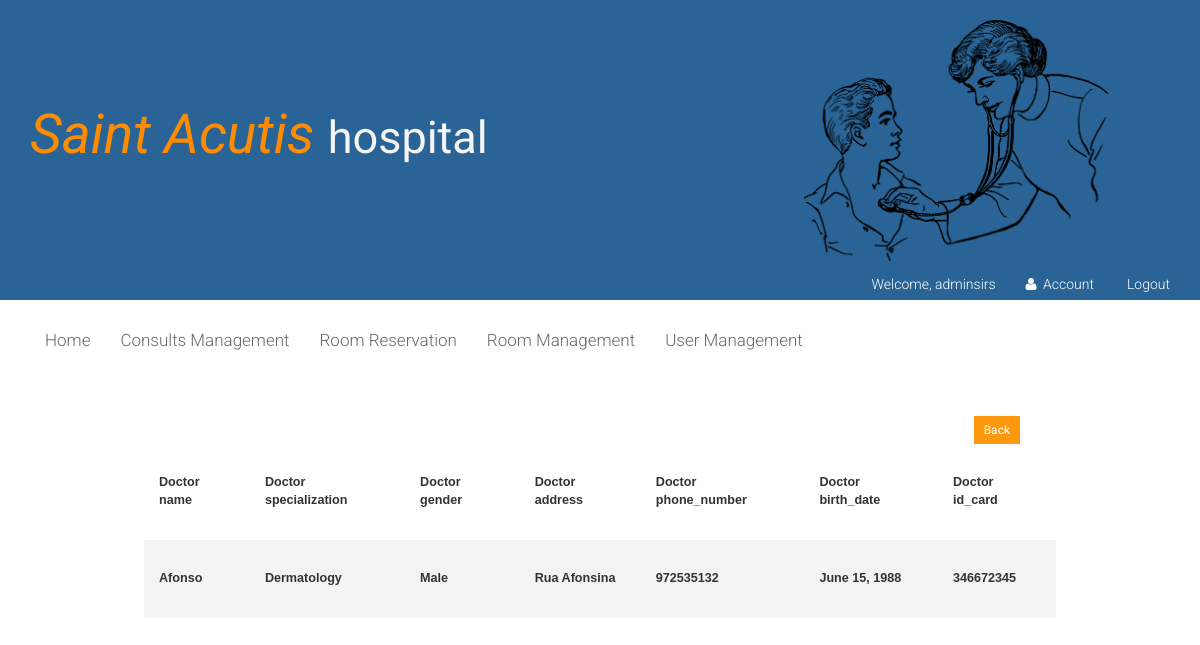
Page /doctor-info/1/ (signed in) on the committed database.
### SAH/models.py (models this page shows, shortened)
class Doctor(models.Model):
    user = models.OneToOneField(User, on_delete=models.CASCADE)
    specialization = models.ForeignKey(Specialization, on_delete=models.CASCADE)
    gender = models.CharField(max_length=150, choices=(('Female','Female'), ('Male','Male'),('Other','Other')))
    name = models.CharField(max_length=200)
    address = models.CharField(max_length=400)
    phone_number = models.IntegerField( blank=True, null=True)
    birth_date = models.DateField( blank=True, null=True)
    id_card = models.IntegerField( blank=True, null=True)

class Specialization(models.Model):
    name = models.CharField(max_length=150, choices=(('Orthopedy','Orthopedy'), ('Cardiology','Cardiology'),('Dermatology','Dermatology')))
    description = models.CharField(max_length=400)
    def __str__(self):
        return self.name

### SAH/views.py (the view)
# urls.py: path('doctor-info/<str:id>/', views.doctor_info, name='doctor-info'),
def doctor_info(request, id):
    if request.user.is_authenticated and request.user.is_superuser:
        doctor = Doctor.objects.get(id=id)
        return render(request, "doctor-info.html", {"doctor": doctor})
    return redirect('login')

### SAH/templates/doctor-info.html (shortened to what this page needs)
{% extends "layout.html" %}
{% block content %}
	<section style="width: 100%; height:auto">
        <p>
            <a class="btn btn-sm btn-primary" style="
             float:right;margin-right:180px"  href="{% url 'consults-management' %}" > Back </a>
         </p>
        <div >
                <div   >
                <table class="styled-table">
                <tr>
                    <th>Doctor name</th>
                    <th>Doctor specialization</th>
                    <th>Doctor gender</th>
                    <th>Doctor address</th>
                    <th>Doctor phone_number</th>
                    <th>Doctor birth_date</th>
                    <th>Doctor id_card</th>
                </tr>
                    <tr>
                        <th>{{ doctor.name }}</th>
                        <th>{{ doctor.specialization }}</th>
                        <th>{{ doctor.gender }}</th>
                        <th>{{ doctor.address }}</th>
                        <th>{{ doctor.phone_number }}</th>
                        <th>{{ doctor.birth_date }}</th>
                        <th>{{ doctor.id_card }}</th>
                    </tr>
                </table>
        </div>
    </div>
	</section>
{% endblock %}

### SAH/templates/layout.html (shortened to what this page needs)
<!DOCTYPE html>
<html lang="en">
<head>
    {% load static %}
    <link href="{% static 'css/bootstrap.min.css' %}" rel="stylesheet">
    <link  href="{% static "css/font-awesome.min.css" %}"  rel="stylesheet">
    <link href="{% static "css/prettyPhoto.css" %}"  rel="stylesheet">
    <link href="{% static "css/price-range.css" %}" rel="stylesheet">
    <link href="{% static "css/animate.css" %}" rel="stylesheet">
    <link href="{% static "css/main.css" %}" rel="stylesheet">
    <link href="{% static "css/responsive.css" %}" rel="stylesheet">
</head>
<body >
	<header >
		<div style="height: 300px; background-color: #2a6496;" >
            <img src="../static/images/img-1.png" style=" background-repeat: no-repeat; position: absolute; height: 250px; width: auto; filter: brightness(10) invert(1); margin-top:20px; margin-left: 67%;" >
            <div class="container">
				<div class="row">
					<div class="col-md-8 clearfix">
						<div class="logo pull-left"  style="margin-top: 95px">
                            <a href="{% url "home" %}" > <span style="color: darkorange; font-size: 55px; font-style: italic"   >Saint Acutis </span></a><span style="color: whitesmoke; font-size: 45px;"   >hospital</span></a>
						</div>
					</div>
					<div class="col-md-12 clearfix" style="margin-top: 90px;">
						<div class="shop-menu clearfix pull-right">
							<ul style="float:right" class="nav navbar-nav" >
                                {% if user.is_authenticated %}
								    <li><a style="background-color: #2a6496; color: white"  href="" > Welcome, {{ user.get_username }}</a></li>
                                    <li><a style="background-color: #2a6496; color: white" href="{% url 'account' %}"><i class="fa fa-user"></i> Account</a></li>
                                    <li ><a style="background-color: #2a6496; color:white"  href="{% url "logout" %}">Logout </a></li>
                                {% else %}
								    <li><a style="background-color: #2a6496; color:white" href="{% url 'login' %}" ><i class="fa fa-sign-in" aria-hidden="true"></i>Login</a></li>
                                {%  endif %}
							</ul>
						</div>
					</div>
				</div>
			</div>
		</div>
            <div class="header-bottom">
                <div class="container " >
                    <div class="row">
                        <div class="col-sm-12">
                            <div class="mainmenu  col-sm-12  pull-left" >
                                <ul style="float:left" class="nav navbar-nav collapse navbar-collapse">
                                    {% if user.is_authenticated and user.is_superuser %}
                                    <li><a href="{% url "home" %}" >Home</a></li>
                                    <li><a href="{% url "consults-management" %}" >Consults Management</a></li>
                                    <li><a href="{% url "room-consult-management" %}" >Room Reservation</a></li>
                                    <li><a href="{% url "rooms-management" %}" >Room Management</a></li>
                                    <li><a href="{% url "users-management" %}" >User Management</a></li>
                                    {%  elif user.is_authenticated %}
                                    <li><a href="{% url "home" %}" >Home</a></li>
                                    <li><a href="{% url "consults" %}" >Consults</a></li>
                                    {%  else %}
                                    <li><a href="{% url "home" %}" >Home</a></li>
                                    <li><a href="{% url "consults" %}" >Consults</a></li>
                                    {%  endif %}
                                </ul>
                            </div>
                        </div>
                    </div>
                    </div>
                </div>
	</header>
            {% block content %}
            {% endblock %}
</body>
</html>

### SAH/static/css/main.css (style rules this page uses)
body { font-family: 'Roboto', sans-serif; position: relative; font-weight: 400px; }
ul li { list-style: none; }
a { -webkit-transition: 300ms; transition: 300ms; }
.shop-menu ul li { display: inline-block; padding-left: 15px; padding-right: 15px; }
.shop-menu ul li:last-child { padding-right: 0; }
.shop-menu ul li a { background: #FFFFFF; color: #696763; font-family: 'Roboto', sans-serif; font-size: 14px; font-weight: 300; padding: 0; padding-right: 0; margin-top: 10px; }
.shop-menu ul li a i { margin-right: 3px; }
.header-bottom { padding-bottom: 30px; padding-top: 30px; }
.navbar-collapse.collapse { padding-left: 0; }
.mainmenu ul li { padding-right: 15px; padding-left: 15px; }
.mainmenu ul li:first-child { padding-left: 0px; }
.mainmenu ul li a { color: #696763; font-family: 'Roboto', sans-serif; font-size: 17px; font-weight: 300; padding: 0; padding-bottom: 10px; }
.btn.btn-primary { background: #FE980F; border: 0 none; border-radius: 0; margin-top: 16px; }

### SAH/templates/doctor-info.html (style rules this page uses)
.styled-table { border-collapse: collapse; width:76%; margin-left:12%; margin-right:12%; font-size: 0.9em; font-family: sans-serif; min-width: 400px; }
.styled-table th, .styled-table td { padding: 30px 15px; }
.styled-table tbody tr:nth-of-type(even) { background-color: #f3f3f3; }
.styled-table tbody tr:last-of-type { border-bottom: 2px #009879; }

### rows in the picture
Doctor: name "Afonso", specialization "Dermatology", gender "Male", address "Rua Afonsina", phone_number "972535132", birth_date "June 15, 1988", id_card "346672345"

### other values in the picture
{{ user.get_username }} "adminsirs"
